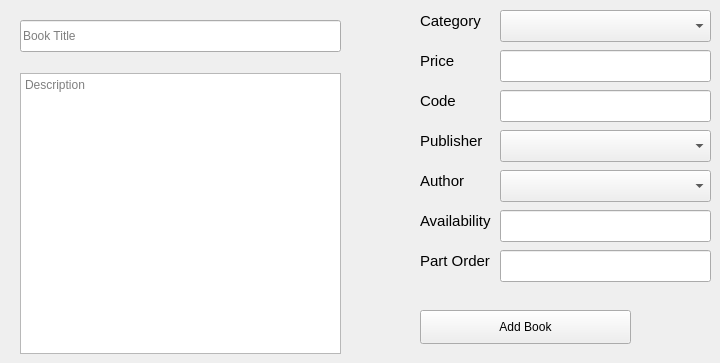
      <widget class="QWidget" name="tab_8">
       <attribute name="title">
        <string>Add Book</string>
       </attribute>
       <widget class="QLineEdit" name="lineEdit_2">
        <property name="geometry">
         <rect>
          <x>20</x>
          <y>20</y>
          <width>321</width>
          <height>32</height>
         </rect>
        </property>
        <property name="placeholderText">
         <string>Book Title</string>
        </property>
       </widget>
       <widget class="QTextEdit" name="textEdit">
        <property name="geometry">
         <rect>
          <x>20</x>
          <y>73</y>
          <width>321</width>
          <height>281</height>
         </rect>
        </property>
        <property name="placeholderText">
         <string>Description</string>
        </property>
       </widget>
       <widget class="QLabel" name="label_2">
        <property name="geometry">
         <rect>
          <x>420</x>
          <y>10</y>
          <width>81</width>
          <height>21</height>
         </rect>
        </property>
        <property name="font">
         <font>
          <pointsize>11</pointsize>
         </font>
        </property>
        <property name="text">
         <string>Category</string>
        </property>
       </widget>
       <widget class="QComboBox" name="comboBox_2">
        <property name="geometry">
         <rect>
          <x>500</x>
          <y>10</y>
          <width>211</width>
          <height>32</height>
         </rect>
        </property>
       </widget>
       <widget class="QLabel" name="label_3">
        <property name="geometry">
         <rect>
          <x>420</x>
          <y>50</y>
          <width>81</width>
          <height>21</height>
         </rect>
        </property>
        <property name="font">
         <font>
          <pointsize>11</pointsize>
         </font>
        </property>
        <property name="text">
         <string>Price</string>
        </property>
       </widget>
       <widget class="QLabel" name="label_4">
        <property name="geometry">
         <rect>
          <x>420</x>
          <y>90</y>
          <width>81</width>
          <height>21</height>
         </rect>
        </property>
        <property name="font">
         <font>
          <pointsize>11</pointsize>
         </font>
        </property>
        <property name="text">
         <string>Code</string>
        </property>
       </widget>
       <widget class="QLabel" name="label_5">
        <property name="geometry">
         <rect>
          <x>420</x>
          <y>170</y>
          <width>81</width>
          <height>21</height>
         </rect>
        </property>
        <property name="font">
         <font>
          <pointsize>11</pointsize>
         </font>
        </property>
        <property name="text">
         <string>Author</string>
        </property>
       </widget>
       <widget class="QLabel" name="label_6">
        <property name="geometry">
         <rect>
          <x>420</x>
          <y>130</y>
          <width>81</width>
          <height>21</height>
         </rect>
        </property>
        <property name="font">
         <font>
          <pointsize>11</pointsize>
         </font>
        </property>
        <property name="text">
         <string>Publisher</string>
        </property>
       </widget>
       <widget class="QLabel" name="label_7">
        <property name="geometry">
         <rect>
          <x>420</x>
          <y>210</y>
          <width>81</width>
          <height>21</height>
         </rect>
        </property>
        <property name="font">
         <font>
          <pointsize>11</pointsize>
         </font>
        </property>
        <property name="text">
         <string>Availability</string>
        </property>
       </widget>
       <widget class="QLabel" name="label_8">
        <property name="geometry">
         <rect>
          <x>420</x>
          <y>250</y>
          <width>81</width>
          <height>21</height>
         </rect>
        </property>
        <property name="font">
         <font>
          <pointsize>11</pointsize>
         </font>
        </property>
        <property name="text">
         <string>Part Order</string>
        </property>
       </widget>
       <widget class="QComboBox" name="comboBox_3">
        <property name="geometry">
         <rect>
          <x>500</x>
          <y>130</y>
          <width>211</width>
          <height>32</height>
         </rect>
        </property>
       </widget>
       <widget class="QComboBox" name="comboBox_4">
        <property name="geometry">
         <rect>
          <x>500</x>
          <y>170</y>
          <width>211</width>
          <height>32</height>
         </rect>
        </property>
       </widget>
       <widget class="QLineEdit" name="lineEdit_3">
        <property name="geometry">
         <rect>
          <x>500</x>
          <y>50</y>
          <width>211</width>
          <height>32</height>
         </rect>
        </property>
       </widget>
       <widget class="QLineEdit" name="lineEdit_4">
        <property name="geometry">
         <rect>
          <x>500</x>
          <y>90</y>
          <width>211</width>
          <height>32</height>
         </rect>
        </property>
       </widget>
       <widget class="QLineEdit" name="lineEdit_5">
        <property name="geometry">
         <rect>
          <x>500</x>
          <y>210</y>
          <width>211</width>
          <height>32</height>
         </rect>
        </property>
       </widget>
       <widget class="QLineEdit" name="lineEdit_6">
        <property name="geometry">
         <rect>
          <x>500</x>
          <y>250</y>
          <width>211</width>
          <height>32</height>
         </rect>
        </property>
       </widget>
       <widget class="QPushButton" name="pushButton_9">
        <property name="geometry">
         <rect>
          <x>420</x>
          <y>310</y>
          <width>211</width>
          <height>34</height>
         </rect>
        </property>
        <property name="text">
         <string>Add Book</string>
        </property>
        <property name="icon">
         <iconset>
          <normaloff>icons/add.png</normaloff>icons/add.png</iconset>
        </property>
        <property name="iconSize">
         <size>
          <width>20</width>
          <height>20</height>
         </size>
        </property>
       </widget>
      </widget>
